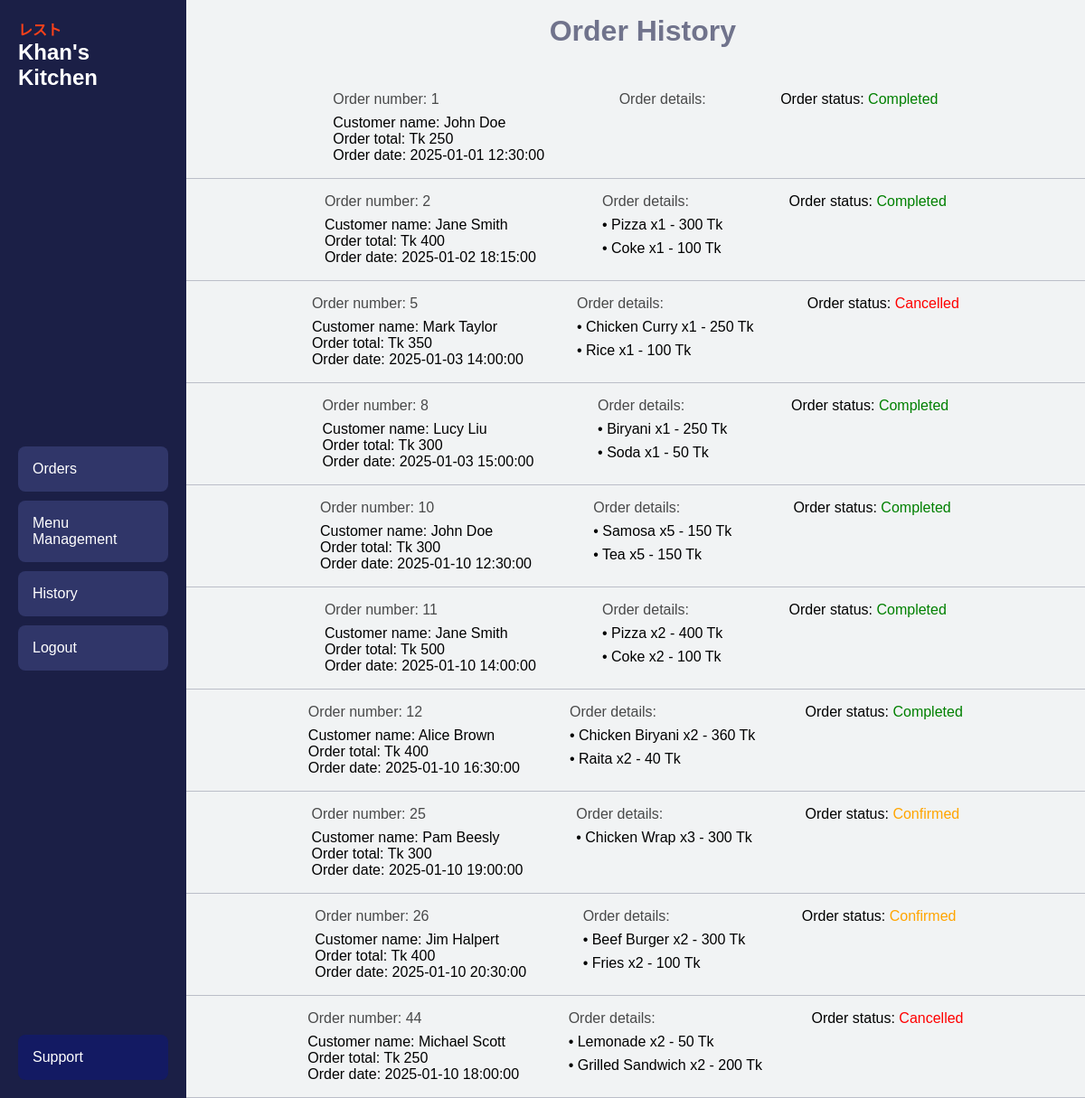
The page /ownerdash/history.php (signed in) on the database as committed earlier.
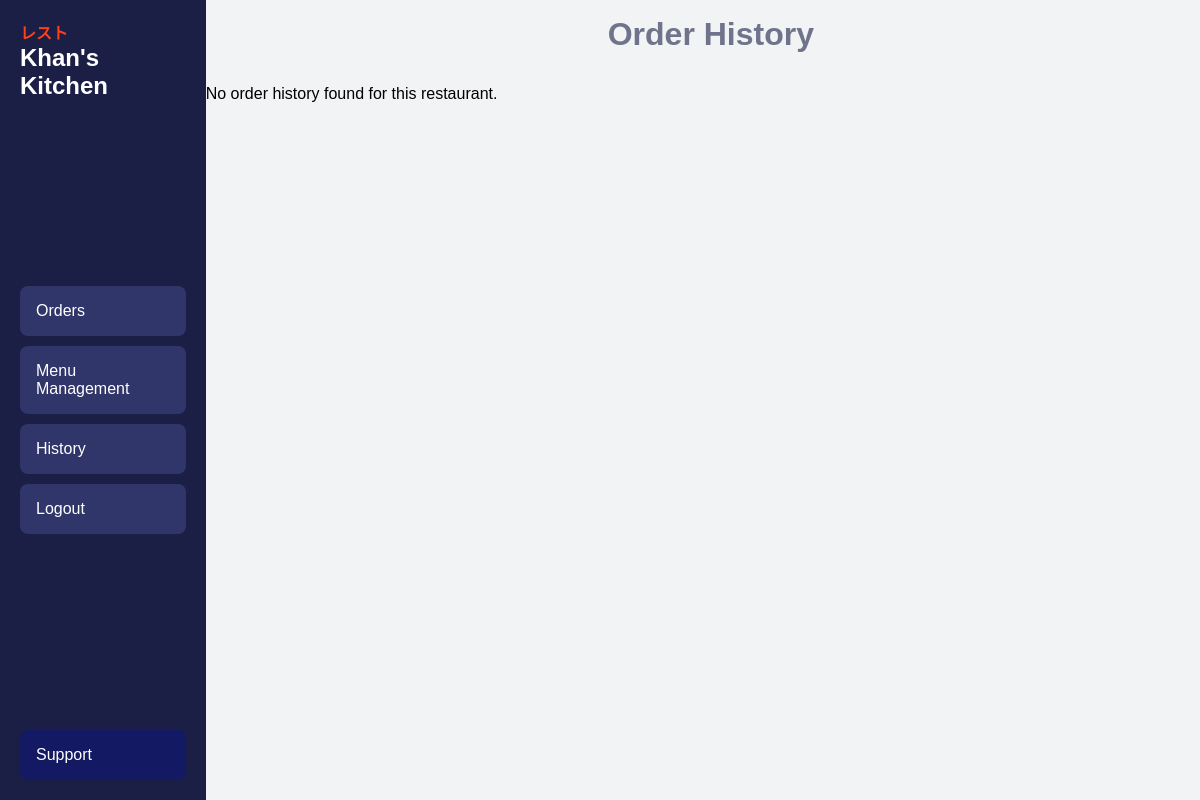
The same page on the database as committed later.
### tables this page shows
CREATE TABLE `orders` (
  `id` int(11) NOT NULL,
  `restaurant_name` varchar(100) NOT NULL,
  `customer_name` varchar(100) NOT NULL,
  `total_price` int(11) NOT NULL,
  `phone_number` varchar(15) NOT NULL,
  `room_number` varchar(50) NOT NULL,
  `order_date` datetime DEFAULT current_timestamp(),
  `status` enum('Awaiting','Pending','Confirmed','Completed','Cancelled') DEFAULT 'Awaiting'
);

CREATE TABLE `order_details` (
  `id` int(11) NOT NULL,
  `order_id` int(11) NOT NULL,
  `food_name` varchar(100) NOT NULL,
  `quantity` int(11) NOT NULL,
  `price_per_unit` int(11) NOT NULL
);

### ownerdash/history.php (the view, shortened to what this page needs)
<?php
$servername = "localhost";
$username = "root";
$password = "";
$dbname = "uiu-canteen";
$conn = new mysqli($servername, $username, $password, $dbname);
$restaurant_name = $_SESSION['restaurant_name'];
$sql_orders = "SELECT * FROM orders WHERE restaurant_name = ?";
$stmt_orders = $conn->prepare($sql_orders);
$stmt_orders->bind_param("s", $restaurant_name);
$stmt_orders->execute();
$result_orders = $stmt_orders->get_result();
?>
<!DOCTYPE html>
<html lang="en">
<head>
    <link rel="stylesheet" href="../ownerorders/ownerorders-style.css">
</head>
<body>
    <div class="container">
        <div class="sidebar">
            <div>
                <a href="owner-dash.php" class="branding">レスト</a><br>
                <a href="owner-dash.php" class="company-name"><?php echo htmlspecialchars($restaurant_name); ?></a>
            </div>
            <div class="sidebar-buttons">
                <button class="sidebar-btn"><a href="..\ownerorders\ownerorders.php?status=Pending" style="text-decoration: none; color: inherit;">Orders</a></button>
                <button class="sidebar-btn"><a href="..\ownermenumanage\menumanage.php" style="text-decoration: none; color: inherit;">Menu Management</a></button>
                <button class="sidebar-btn"><a href="history.php" style="text-decoration: none; color: inherit;">History</a></button>
                <button class="sidebar-btn"><a href="logout.php" style="text-decoration: none; color: inherit;">Logout</a></button>
            </div>
            <div class="sidebar-support">
                <button class="support-btn">Support</button>
            </div>
        </div>
        <div class="content">
            <h1 style="opacity: 0.6; color: #1b1f46; padding-top: 1rem; padding-left: 1rem;">Order History</h1>
            <div class="orders-list">
                <div class="order-bottom">
                    <ul class="orderlist">
                        <?php
                        if ($result_orders->num_rows > 0) {
                            while ($order = $result_orders->fetch_assoc()) {
                                ?>
                                <li class="orderlist-ele">
                                    <div>
                                        <p style="padding-bottom:0.5rem; opacity: 0.7;">Order number: <label for=""><?php echo $order['id']; ?></label></p>
                                        <p>Customer name: <label for=""><?php echo htmlspecialchars($order['customer_name']); ?></label></p>
                                        <p>Order total: <label for="">Tk <?php echo htmlspecialchars($order['total_price']); ?></label></p>
                                        <p>Order date: <label for=""><?php echo htmlspecialchars($order['order_date']); ?></label></p>
                                    </div>
                                    <div>
                                        <p style="padding-bottom:0.5rem; opacity: 0.7;">Order details:</p>
                                        <?php
                                        $order_id = $order['id'];
                                        $sql_order_details = "SELECT * FROM order_details WHERE order_id = ?";
                                        $stmt_order_details = $conn->prepare($sql_order_details);
                                        $stmt_order_details->bind_param("i", $order_id);
                                        $stmt_order_details->execute();
                                        $result_order_details = $stmt_order_details->get_result();
                                        while ($item = $result_order_details->fetch_assoc()) {
                                            echo "<p style='padding-bottom:0.5rem;'>• " . htmlspecialchars($item['food_name']) . " x" . htmlspecialchars($item['quantity']) . " - " . htmlspecialchars($item['quantity'] * $item['price_per_unit']) . " Tk</p>";
                                        }
                                        ?>
                                    </div>
                                    <div>
                                        <p style="padding-bottom:0.5rem;">Order status:
                                            <?php
                                            if ($order['status'] === 'Pending') { ?>
                                                <span class="status-pending">Pending</span>
                                            <?php } elseif ($order['status'] === 'Confirmed') { ?>
                                                <span class="status-confirmed">Confirmed</span>
                                            <?php } elseif ($order['status'] === 'Completed') { ?>
                                                <span class="status-completed">Completed</span>
                                            <?php } elseif ($order['status'] === 'Cancelled') { ?>
                                                <span class="status-cancelled">Cancelled</span>
                                            <?php } ?>
                                        </p>
                                    </div>
                                </li>
                                <?php
                            }
                        } else {
                            echo "<p>No order history found for this restaurant.</p>";
                        }
                        ?>
                    </ul>
                </div>
            </div>
        </div>
    </div>
</body>
</html>

### ownerorders/ownerorders-style.css (style rules this page uses)
* { margin: 0; padding: 0; }
body { -webkit-font-smoothing: antialiased; font-family: sans-serif; }
.container { width: 100%; height: 100vh; background-color: #f1f3f4; overflow: hidden; box-shadow: 0 4px 10px rgba(0, 0, 0, 0.4); display: flex; font-family: Arial, sans-serif; }
.sidebar { width: 15%; background-color: #1b1f46; padding: 20px; display: flex; flex-direction: column; align-items: center; justify-content: space-between; }
.branding { font-size: 1rem; font-weight: bold; color: #fe4119; text-decoration: none; margin-bottom: 1rem; }
.company-name { font-size: 1.5em; font-weight: bold; color: white; text-decoration: none; margin-bottom: 20px; }
.sidebar-buttons { width: 100%; }
.sidebar-btn { width: 100%; background-color: #303669; color: white; padding: 1rem; margin-bottom: 10px; border: none; border-radius: 0.5em; text-align: left; cursor: pointer; font-size: 16px; }
.support-btn { width: 100%; background-color: #10196eb7; color: white; border: none; border-radius: 0.5em; text-align: left; cursor: pointer; font-size: 16px; padding: 1rem; justify-content: flex-end; align-items:end ; }
.sidebar-support { width: 100%; }
.content { width: 90vw; display: flex; flex-direction: column; overflow-y: auto; align-items: center; }
.orders-list { padding: 1rem; width: 100%; height: 100vh; }
.orderlist { padding-top: 1rem; display:flex; flex-direction: column; }
li { list-style:circle; }
.orderlist-ele { display: flex; border-bottom: #1b1f463f; border-bottom-style: solid; border-bottom-width: 0.5px; padding: 1rem 5rem; justify-content: space-evenly; }

### ownerdash/history.php (style rules this page uses)
.status-confirmed { color: orange; }
.status-completed { color: green; }
.status-cancelled { color: red; }

Rows that differ between the two databases and show on the page:
no longer on this page (row edited): orders: id "1", customer_name "John Doe", total_price "250", order_date "2025-01-01 12:30:00", status "Completed"
removed orders: id "2", customer_name "Jane Smith", total_price "400", order_date "2025-01-02 18:15:00", status "Completed"
no longer on this page (row edited): order_details: food_name "Pizza", quantity "1", $item['quantity']*$item['price_per_unit'] "300", shown under "2"
no longer on this page (row edited): order_details: food_name "Coke", quantity "1", $item['quantity']*$item['price_per_unit'] "100", shown under "2"
removed orders: id "5", customer_name "Mark Taylor", total_price "350", order_date "2025-01-03 14:00:00", status "Cancelled"
removed order_details: food_name "Chicken Curry", quantity "1", $item['quantity']*$item['price_per_unit'] "250", shown under "5"
removed order_details: food_name "Rice", quantity "1", $item['quantity']*$item['price_per_unit'] "100", shown under "5"
removed orders: id "8", customer_name "Lucy Liu", total_price "300", order_date "2025-01-03 15:00:00", status "Completed"
removed order_details: food_name "Biryani", quantity "1", $item['quantity']*$item['price_per_unit'] "250", shown under "8"
removed order_details: food_name "Soda", quantity "1", $item['quantity']*$item['price_per_unit'] "50", shown under "8"
removed orders: id "10", customer_name "John Doe", total_price "300", order_date "2025-01-10 12:30:00", status "Completed"
removed order_details: food_name "Samosa", quantity "5", $item['quantity'] * $item['price_per_unit'] "150", shown under "10"
removed order_details: food_name "Tea", quantity "5", $item['quantity'] * $item['price_per_unit'] "150", shown under "10"
removed orders: id "11", customer_name "Jane Smith", total_price "500", order_date "2025-01-10 14:00:00", status "Completed"
removed order_details: food_name "Pizza", quantity "2", $item['quantity'] * $item['price_per_unit'] "400", shown under "11"
removed order_details: food_name "Coke", quantity "2", $item['quantity'] * $item['price_per_unit'] "100", shown under "11"
removed orders: id "12", customer_name "Alice Brown", total_price "400", order_date "2025-01-10 16:30:00", status "Completed"
removed order_details: food_name "Chicken Biryani", quantity "2", $item['quantity'] * $item['price_per_unit'] "360", shown under "12"
removed order_details: food_name "Raita", quantity "2", $item['quantity'] * $item['price_per_unit'] "40", shown under "12"
removed orders: id "25", customer_name "Pam Beesly", total_price "300", order_date "2025-01-10 19:00:00", status "Confirmed"
removed order_details: food_name "Chicken Wrap", quantity "3", $item['quantity'] * $item['price_per_unit'] "300", shown under "25"
removed orders: id "26", customer_name "Jim Halpert", total_price "400", order_date "2025-01-10 20:30:00", status "Confirmed"
removed order_details: food_name "Beef Burger", quantity "2", $item['quantity'] * $item['price_per_unit'] "300", shown under "26"
removed order_details: food_name "Fries", quantity "2", $item['quantity'] * $item['price_per_unit'] "100", shown under "26"
removed orders: id "44", customer_name "Michael Scott", total_price "250", order_date "2025-01-10 18:00:00", status "Cancelled"
removed order_details: food_name "Lemonade", quantity "2", $item['quantity'] * $item['price_per_unit'] "50", shown under "44"
removed order_details: food_name "Grilled Sandwich", quantity "2", $item['quantity'] * $item['price_per_unit'] "200", shown under "44"
Other text that changed with them:
text now shown: "No order history found for this restaurant."
